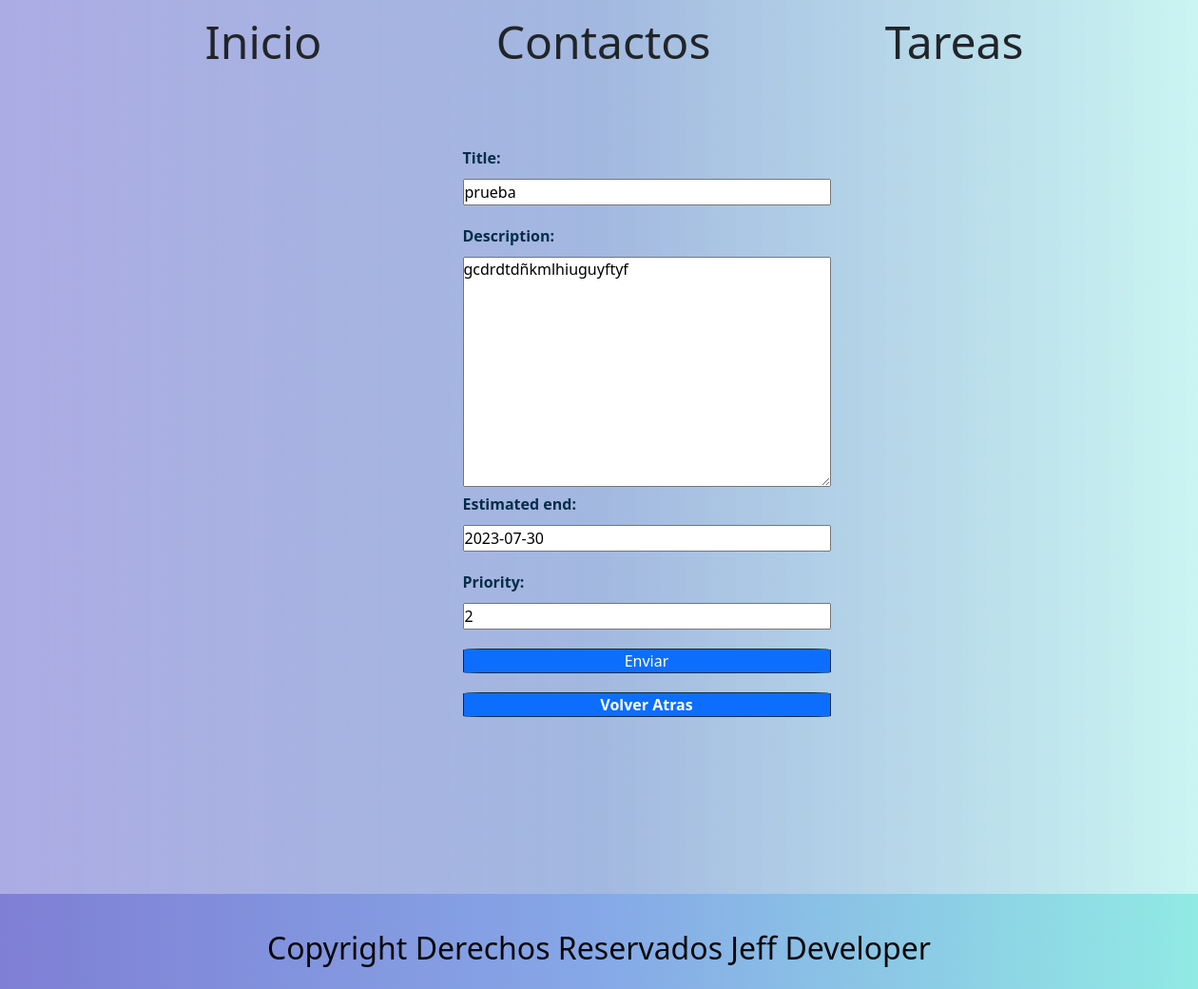
Page /lista/edit/3 on the committed database.
### lista_de_tareas/models.py (models this page shows, shortened)
class Lista(models.Model):
    title = models.CharField(max_length=50, blank= False, null= False)
    description = models.TextField(blank= True, null=True)
    date = models.DateField(default= date.today)
    estimated_end = models.DateField(blank= True, null=True)
    priority = models.IntegerField(default=3)

### lista_de_tareas/views.py (the view, shortened to what this page needs)
# urls.py: path('edit/<int:id>', views.edit, name="contactos_edit"),
def edit(request, id):
    lista = Lista.objects.get(id=id)
    if (request.method == 'GET'):
        form = ListaForm(instance = lista)
        context = {
            'form': form,
            'id': id
        }
        return render(request, 'lista/edit.html', context)

### lista_de_tareas/forms.py
class ListaForm(ModelForm):
    class Meta:
        model = Lista
        exclude = ('date',)

### Templates/lista/edit.html (shortened to what this page needs)
{% extends 'layout/base.html' %}
{% load static %}
{% block 'content' %}
<div class="container3">
        <form class="my-form" action="{% url 'lista_edit' id=id %}" method="POST">
                {{form}}
                <input class="botonañadir" type="submit" value="Enviar"/>
                <a href="{% url 'lista' %}" class="botonatras">Volver Atras</a>
        </form>
</div>
{% endblock %}

### static/css/styles.css (style rules this page uses)
:root { --color-primary: rgb(247, 236, 236); --color-secondary: #0D6EFD; --color-body: #052D49; }
* { margin: 0; padding: 0; box-sizing: border-box; }
a { text-decoration: none; color: var(--color-primary); }
body { background-image: linear-gradient(to right,#7f7fd5a6,#6085c994,#91eae47c); }
.botonañadir { text-align: center; color: white; border-radius: 5%; border: solid 1px; border-color: #052D49; width: 45%; background-color: #0D6EFD; }
.my-form { color: #052D49; font-weight: 600; width: 100%; padding-bottom: 120px; }
.my-form label { display: block; text-align: left; margin-bottom: 10px; }
.my-form input { display: block; width: 100%; margin-bottom: 20px; }
.my-form a { display: block; width: 100%; margin-bottom: 20px; }
.botonatras { text-align: center; color: white; border-radius: 5%; border: solid 1px; border-color: #052D49; width: 100%; background-color: #0D6EFD; }

### rows in the picture
Lista: title "prueba", description "gcdrdtdñkmlhiuguyftyf", estimated_end "2023-07-30", priority "2"
